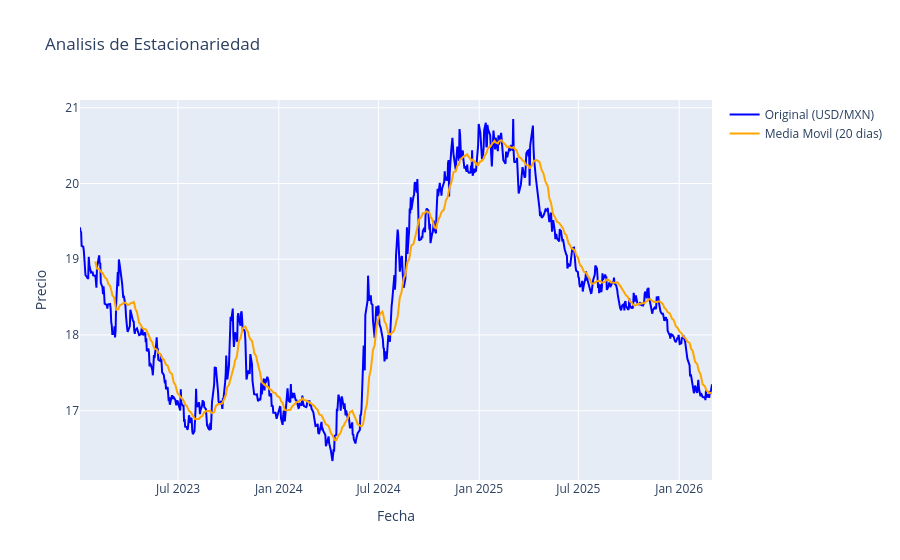

Source (notebook cell):
### Code cell
# Calculamos media movil para visualizar la tendencia
df['Media_Movil'] = df['USD_MXN'].rolling(window=20).mean()

fig = go.Figure()
fig.add_trace(go.Scatter(x=df.index, y=df['USD_MXN'], name="Original (USD/MXN)", line=dict(color='blue')))
fig.add_trace(go.Scatter(x=df.index, y=df['Media_Movil'], name="Media Movil (20 dias)", line=dict(color='orange')))
fig.update_layout(title="Analisis de Estacionariedad", xaxis_title="Fecha", yaxis_title="Precio")
fig.show()

# Prueba ADF
resultado_adf = adfuller(df['USD_MXN'].dropna())
print(f"Estadistico ADF: {resultado_adf[0]:.4f}, p-value: {resultado_adf[1]:.4f}")

### Figure 1 — Plotly figure (JSON) as saved in the notebook; plotly's stock layout.template omitted (floating-point values rounded to 4 significant figures; data arrays with more than 128 entries replaced by an {"elided": "..."} marker saying what was removed)
{"data": [{"line": {"color": "blue"}, "name": "Original (USD/MXN)", "type": "scatter", "x": {"elided": "771 str values"}, "y": {"elided": "771 float values"}}, {"line": {"color": "orange"}, "name": "Media Movil (20 dias)", "type": "scatter", "x": {"elided": "771 str values"}, "y": {"elided": "771 float values"}}], "layout": {"title": {"text": "Analisis de Estacionariedad"}, "xaxis": {"title": {"text": "Fecha"}}, "yaxis": {"title": {"text": "Precio"}}}}
